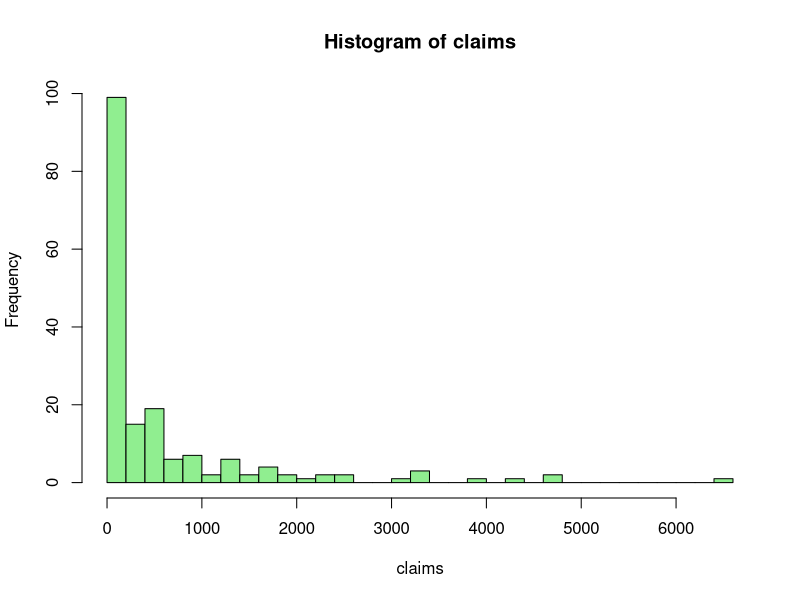
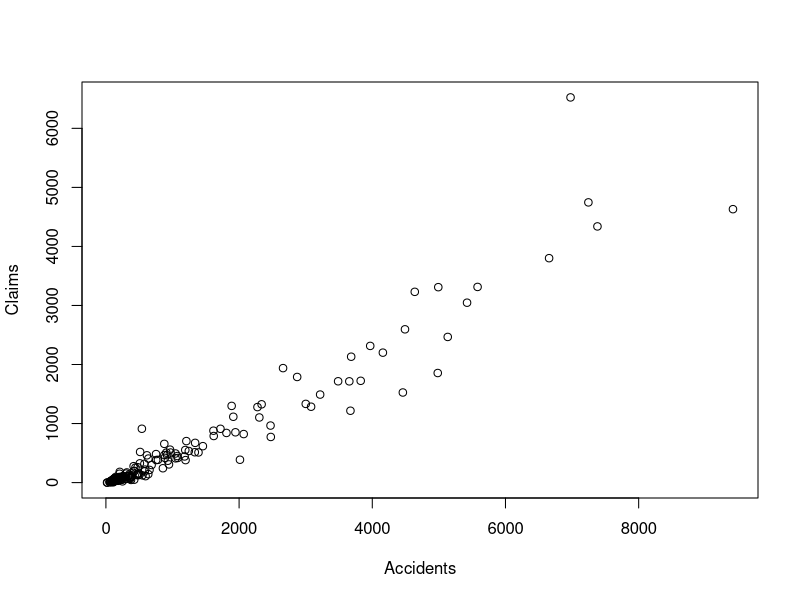
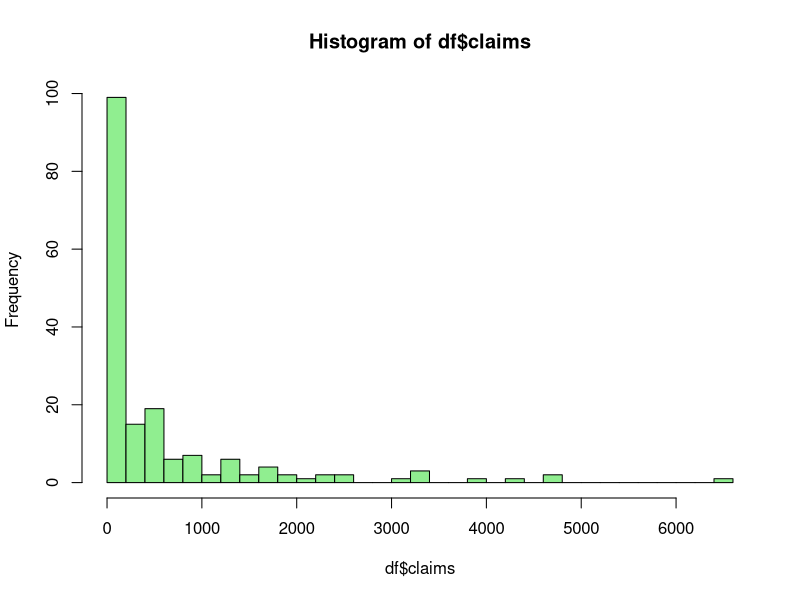
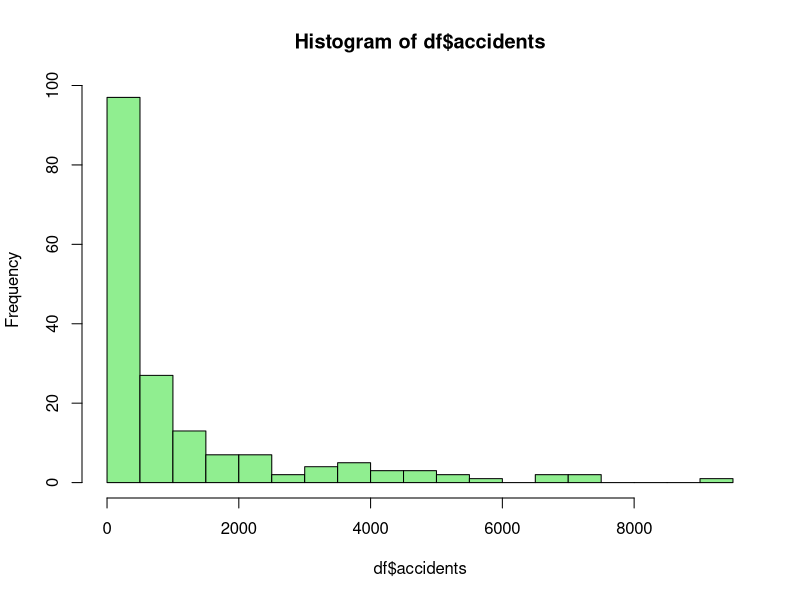
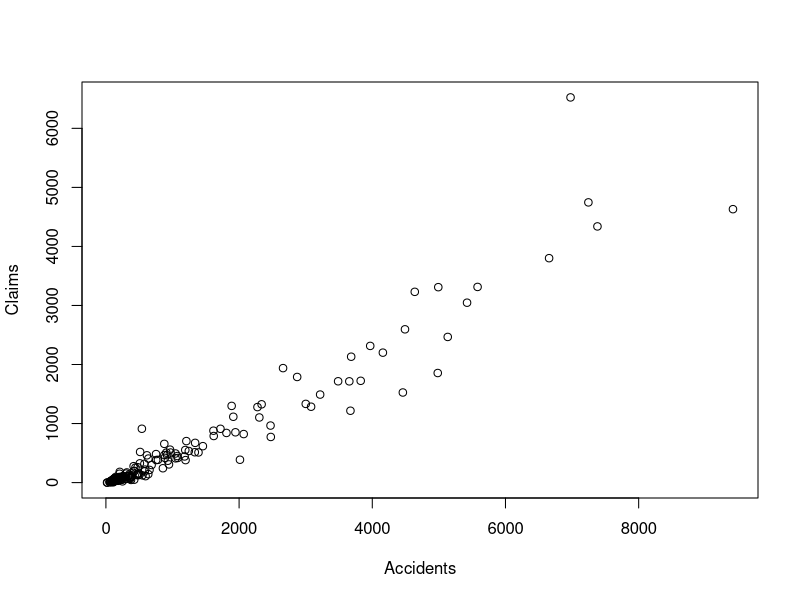
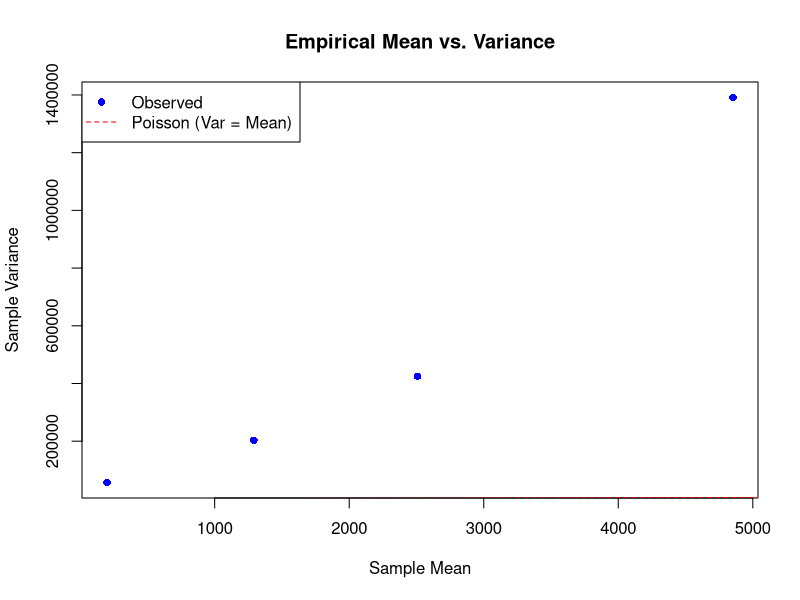
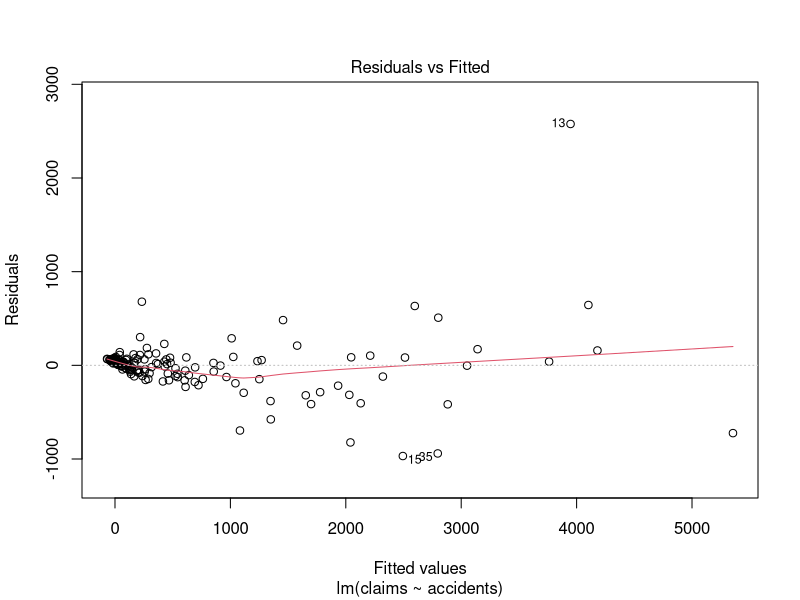
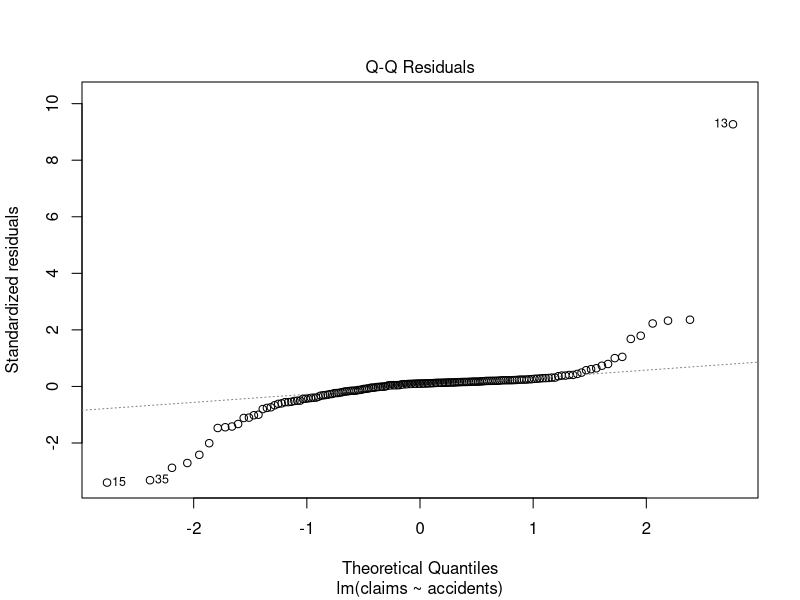

The R source for these figures, in order:
# Can use attach for easier reference to columns
claimsdata <- read.csv("../../data/Third_party_claims.csv")
attach(claimsdata)
hist(claims, breaks="FD", col="lightgreen")
plot(accidents, claims, xlab = "Accidents", ylab = "Claims")

# prefer not to use attach since it can make code messy and confusing

























library(dplyr)



















df <- read.csv("../../data/Third_party_claims.csv")

# 1. Quick EDA
hist(df$claims, breaks="FD", col="lightgreen")
hist(df$accidents, breaks="FD", col="lightgreen")
plot(df$accidents, df$claims, xlab = "Accidents", ylab = "Claims")

# 2. Binning with 'cut' (5 buckets for stability)
mean_var_data <- df %>%
  mutate(accident_bucket = cut(accidents, breaks = 5)) %>%
  group_by(accident_bucket) %>%
  summarise(
    mean_claims = mean(claims),
    var_claims = var(claims, na.rm = TRUE)
  )

# 3. Lightweight Plot
plot(mean_var_data$mean_claims, mean_var_data$var_claims, 
     xlab = "Sample Mean", ylab = "Sample Variance",
     main = "Empirical Mean vs. Variance",
     pch = 16, col = "blue")

# 4. Poisson Reference Line (y = x)
abline(a = 0, b = 1, col = "red", lty = 2)
legend("topleft", legend = c("Observed", "Poisson (Var = Mean)"), 
       col = c("blue", "red"), pch = c(16, NA), lty = c(NA, 2))

# OLS
naive_lm <- lm(claims ~ accidents, data = df)
summary(naive_lm)

plot(naive_lm)

# Poisson with log(x) transform
poi_glm <- glm(claims ~ log(accidents), data = df, family = poisson(link="log"))
summary(poi_glm)

plot(poi_glm)

# NB
library("MASS")
NB_glm <- glm.nb(claims ~ log(accidents), link="log")
summary(NB_glm)

plot(NB_glm)





sum(resid(poi_glm, type = "pearson")^2) / poi_glm$df.residual





third.qpoi <- glm(claims ~ log(accidents),
                  family = quasipoisson,
)
summary(third.qpoi)
plot(third.qpoi)
